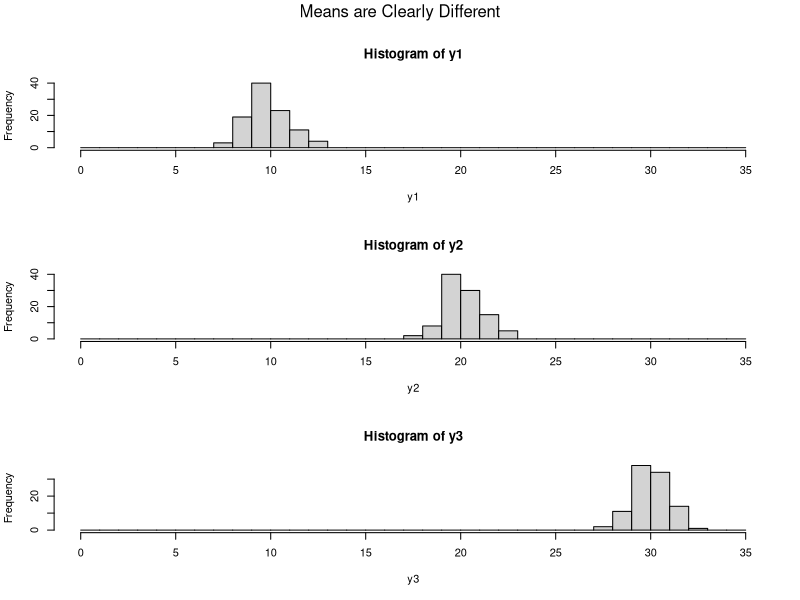
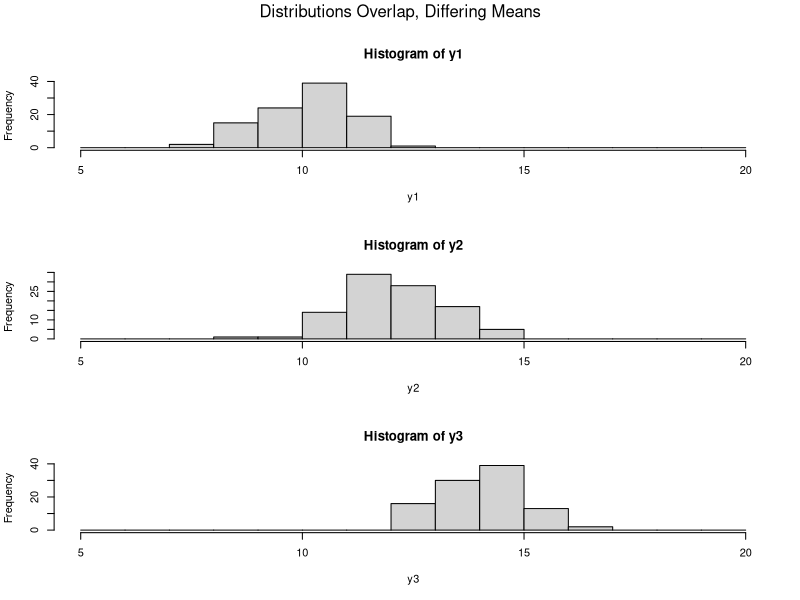
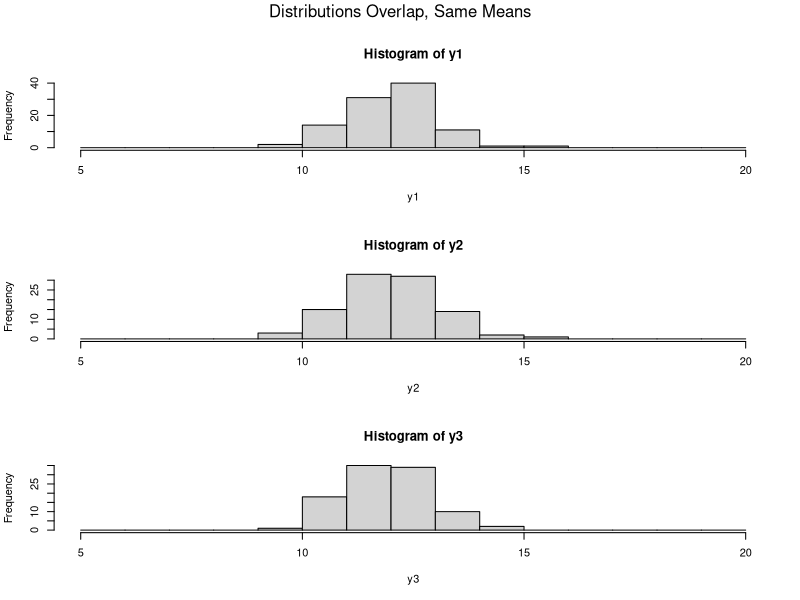

Here is the R script that generated these plots, in order:
 y1<-rnorm(100,10,1)
 y2<-rnorm(100,20,1)
y3<-rnorm(100,30,1)
#Next line puts 3 bars on a page, one in each row
par(mfrow=c(3,1),oma=c(0,0,2,0))
#xlim sets limits on x axis, breaks sets ends for bars
hist(y1,xlim=c(0,35),breaks=seq(0,35,1))
hist(y2,xlim=c(0,35),breaks=seq(0,35,1))
hist(y3,xlim=c(0,35),breaks=seq(0,35,1))
 mtext("Means are Clearly Different", line = 0.5, outer = TRUE) 



 y1<-rnorm(100,10,1)
 y2<-rnorm(100,12,1)
y3<-rnorm(100,14,1)
#Next line puts 3 bars on a page, one in each row
par(mfrow=c(3,1),oma=c(0,0,2,0))
#xlim sets limits on x axis, breaks sets ends for bars
hist(y1,xlim=c(5,20),breaks=seq(5,20,1))
hist(y2,xlim=c(5,20),breaks=seq(5,20,1))
hist(y3,xlim=c(5,20),breaks=seq(5,20,1))
mtext("Distributions Overlap, Differing Means", line = 0.5, outer = TRUE) 


 y1<-rnorm(100,12,1)
 y2<-rnorm(100,12,1)
y3<-rnorm(100,12,1)
#Next line puts 3 bars on a page, one in each row
par(mfrow=c(3,1),oma=c(0,0,2,0))
#xlim sets limits on x axis, breaks sets ends for bars
hist(y1,xlim=c(5,20),breaks=seq(5,20,1))
hist(y2,xlim=c(5,20),breaks=seq(5,20,1))
hist(y3,xlim=c(5,20),breaks=seq(5,20,1))
mtext("Distributions Overlap, Same Means", line = 0.5, outer = TRUE) 

